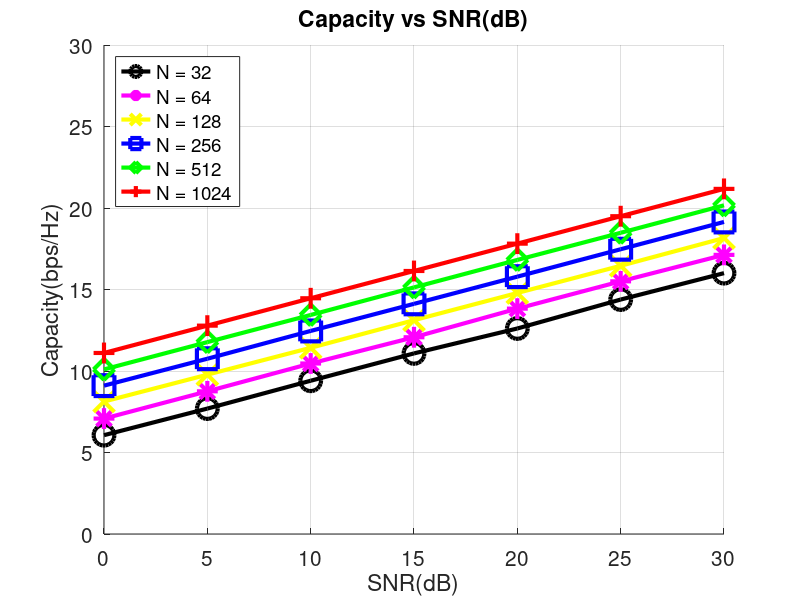

Write MATLAB code to recreate this figure.
clc;
clear all;
close all;

N = [32, 64, 128, 256, 512, 1024];

figure
hold on;
ax = gca();
set(ax, 'fontsize', 15);
graf_op = ['-ko'; '-m*'; '-yx'; '-bs'; '-gd'; '-r+';];

runs = 100;
variance_signal = 1;
snr_db =[0, 5, 10, 15, 20, 25, 30];
Capacity = zeros(length(snr_db),1);
for nn = 1:length(N)
    for jj = 1:runs    
      %z = (b-a)*rand() + a
      angle_g = pi.*rand(N(nn),1) - pi/2;
      angle_h = pi.*rand(N(nn),1) - pi/2;

      g = 1;
      h = 1;

      G = g .* exp(1j.*angle_g);
      G = G./abs(G);
      H = h .* exp(1j.*angle_h);
      H = H./abs(H);
    
      angle_zeta = zeros(N(nn),1);
      for ww = 1:N(nn)
        angle_zeta(ww) = -(angle(G(ww)) + angle(H(ww)));
      endfor
    
      Z = diag(exp(1j.*angle_zeta));
      %channel with optimal phases.
      Y = G.' * Z * H;
      
      for ii = 1:length(snr_db)
        snr_linear = 10^(snr_db(ii)/10);   
        variance_noise = variance_signal/snr_linear;
        noise = (sqrt(variance_noise)/sqrt(2))*randn(N(nn),1);
        Capacity(ii) = Capacity(ii) + log2(1 + abs(Y)^2/sum(abs(noise).^2));      
      endfor
    endfor
    Capacity = Capacity/runs;
    txt = ['N = ', num2str(N(nn))];
    plot(snr_db,Capacity,graf_op(nn,:),"markersize", 15,'linewidth', 3,'DisplayName',txt);   
endfor

title('Capacity vs SNR(dB)')
xlabel('SNR(dB)')
ylabel('Capacity(bps/Hz)')
axis([0 30 0 30]);
grid on;
legend("location", "northwest");
hold off;